Frame 1 (no input): blank canvas, image omitted
Frame 60 (the mouse pressed at the canvas centre just before this capture): blank canvas, image omitted
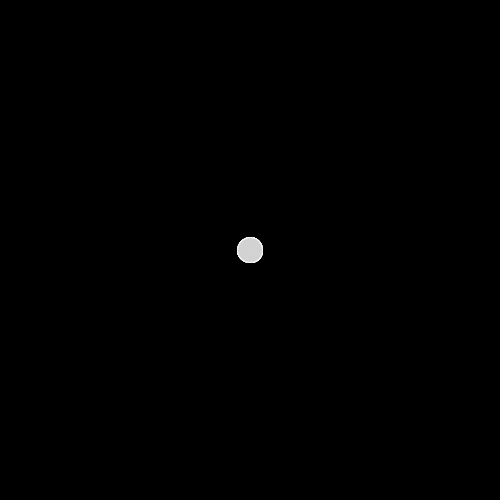
Frame 120 (the mouse held since frame 60 and released just before this capture)

The Processing sketch whose frames 1 and 60 were blank and that drew this single picture after the mouse press (run headless with seeded random() and noise(); from frame 60 on, the mouse is pressed at the canvas centre):

// Processing sketch: processing_5088
// ── processing_5088.pde

void setup() {
  size(500,500);
  background(0,0,0);
  smooth();
 };

void draw() {
  //background(255,0,0);
  if (mousePressed) {
  stroke(250,250,0,50);
  line(mouseX,mouseY,250,250);
  stroke(250,250,250,50);
  fill(210,210,210,25);
  ellipse(mouseX,mouseY,25,25);
  };
};

void keyPressed() {
  if (key == 's') save("Mygraphic.png");
};
